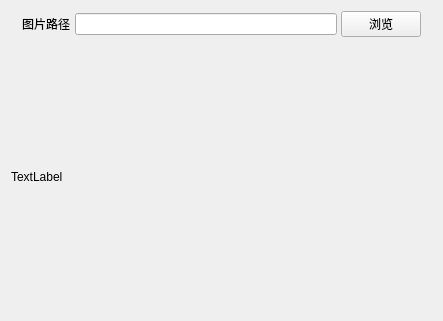
<?xml version="1.0" encoding="UTF-8"?>
<ui version="4.0">
 <class>Widget</class>
 <widget class="QWidget" name="Widget">
  <property name="geometry">
   <rect>
    <x>0</x>
    <y>0</y>
    <width>443</width>
    <height>321</height>
   </rect>
  </property>
  <property name="windowTitle">
   <string>Widget</string>
  </property>
  <layout class="QVBoxLayout" name="verticalLayout" stretch="1,10">
   <item>
    <layout class="QHBoxLayout" name="horizontalLayout" stretch="1,10,0">
     <property name="spacing">
      <number>4</number>
     </property>
     <property name="leftMargin">
      <number>11</number>
     </property>
     <property name="rightMargin">
      <number>11</number>
     </property>
     <item>
      <widget class="QLabel" name="label_path">
       <property name="styleSheet">
        <string notr="true">font: 14pt &quot;宋体&quot;;</string>
       </property>
       <property name="text">
        <string>图片路径</string>
       </property>
      </widget>
     </item>
     <item>
      <widget class="QLineEdit" name="lineEdit_path"/>
     </item>
     <item>
      <widget class="QPushButton" name="btn_open">
       <property name="text">
        <string>浏览</string>
       </property>
      </widget>
     </item>
    </layout>
   </item>
   <item>
    <widget class="QLabel" name="label_image">
     <property name="text">
      <string>TextLabel</string>
     </property>
    </widget>
   </item>
  </layout>
 </widget>
 <resources/>
 <connections/>
</ui>
